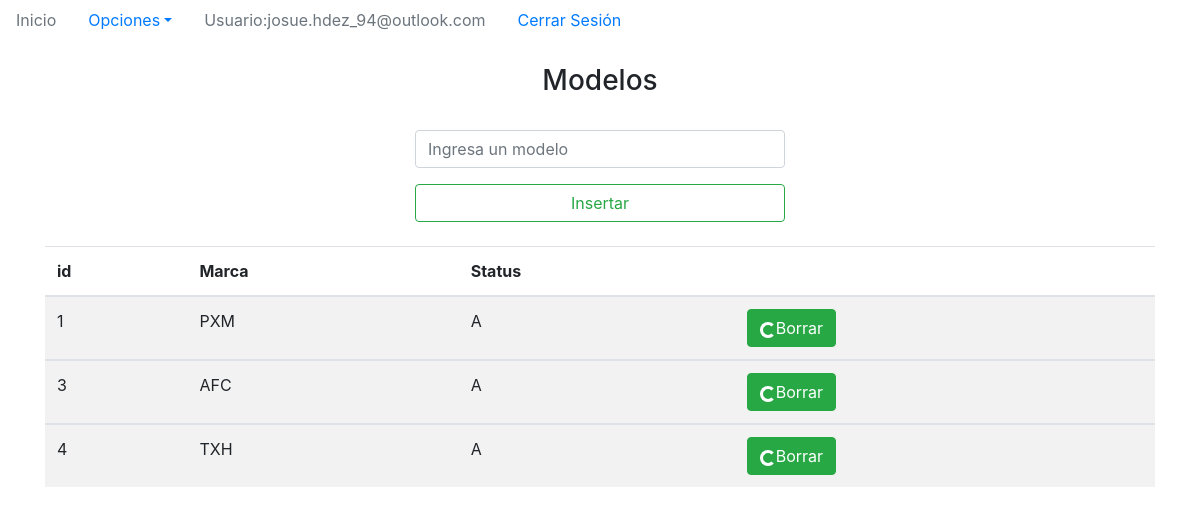
The app's page /modelos.php (signed in) with its own data.
### tables this page shows
CREATE TABLE IF NOT EXISTS `usuarios` (
  `id` int(6) NOT NULL AUTO_INCREMENT,
  `usuario` varchar(25) NOT NULL,
  `pass` varchar(20) NOT NULL,
  PRIMARY KEY (`id`)
);

CREATE TABLE IF NOT EXISTS `modelos` (
  `id` int(6) NOT NULL AUTO_INCREMENT,
  `descripcion` varchar(25) NOT NULL,
  `estatus` varchar(1) NOT NULL,
  PRIMARY KEY (`id`)
);

### funciones.php (called while the page is built, shortened)
<?php
function buscar($variable,$tabla,$id,$resultado){
	include('db.php');
	$sql='SELECT '.$resultado.' FROM '.$tabla.' WHERE '.$id.'="'.$variable.'";  ';
	$resultsql=mysqli_query($enlace,$sql) or die('error en la funcion');
	$row=mysqli_fetch_array($resultsql);
	$elemento=$row[$resultado];
	return $elemento;
}

### modelos.php (the view, shortened to what this page needs)
<?php
include('db.php');
include('funciones.php');
$sesion=$_SESSION['id'];
?>
<!DOCTYPE html>
<html lang="en">
<head>
  	<link rel="stylesheet" href="https://maxcdn.bootstrapcdn.com/bootstrap/4.3.1/css/bootstrap.min.css">
</head>
<header>
	<nav>
		<ul class="nav nav-pills">
  		<li class="nav-item">
    	<a class="nav-link disabled" href="index.php">Inicio</a>
  		</li>
  		<li class="nav-item dropdown">
    <a class="nav-link dropdown-toggle" data-toggle="dropdown" href="#">Opciones</a>
  </li>
  <li class="nav-item">
    <a class="nav-link disabled" href="#">Usuario:<?php echo buscar($sesion,'usuarios','usuario','usuario');  ?></a>
  </li>
  <li class="nav-item">
    <a class="nav-link" href="cerrarsesion.php">Cerrar Sesión</a>
  </li>
</ul>
	</nav>
</header>
<body>
<br>
<div class="jumbotron-fluid">
	<form method="POST" action="insertmo.php">
	<h3 class="text-center">Modelos</h3>
	<br>
	<div class="container col-4">
	<div class="form-group">
       <input type="text" name="modelo"  class="form-control"  placeholder="Ingresa un modelo" required>
    </div>
    <div class="text-center ">
      <button type="submit" class=" btn btn-block mybtn btn-outline-success tx-tfm">Insertar</button>
    </div>
 	</div>
 	</form>
</div>
<br>
<div class="container">
	<table class="table table-striped">
  <thead>
    <tr>
      <th scope="col">id</th>
      <th scope="col">Marca</th>
      <th scope="col">Status</th>
      <th scope="col"></th>
    </tr>
  </thead>
	<?php
		$sql='SELECT * FROM modelos';
		$resultsql=mysqli_query($enlace,$sql) or die('linea 75');
		while($row=mysqli_fetch_array($resultsql)){
			$id=$row['id'];
			$marca=$row['descripcion'];
			$status=$row['estatus'];
			echo'<tbody class="table-striped">
					<tr>
						<td>'.$id.'</td>
						<td>'.$marca.'</td>
						<td>'.$status.'</td>
						<td><a href="deletemo.php?id='.$id.'"><button class="btn btn-success"><span class="spinner-border spinner-border-sm"></span>Borrar</button></a></td>
					</tr>';
		}
		echo'</table>
</div>';
	?>
</body>
</html>

### records on screen
usuarios: usuario "josue.hdez_94@outlook.com"
modelos: id "1", descripcion "PXM", estatus "A"
modelos: id "3", descripcion "AFC", estatus "A"
modelos: id "4", descripcion "TXH", estatus "A"
